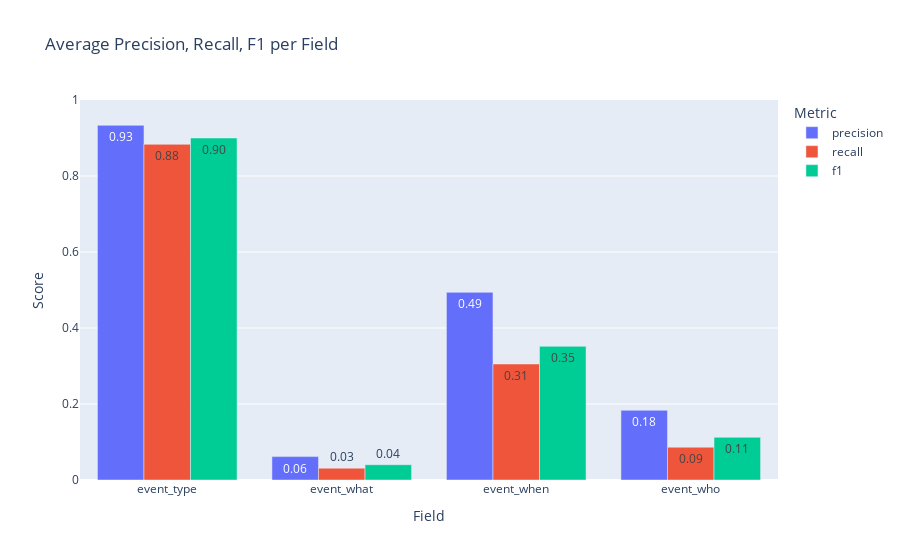
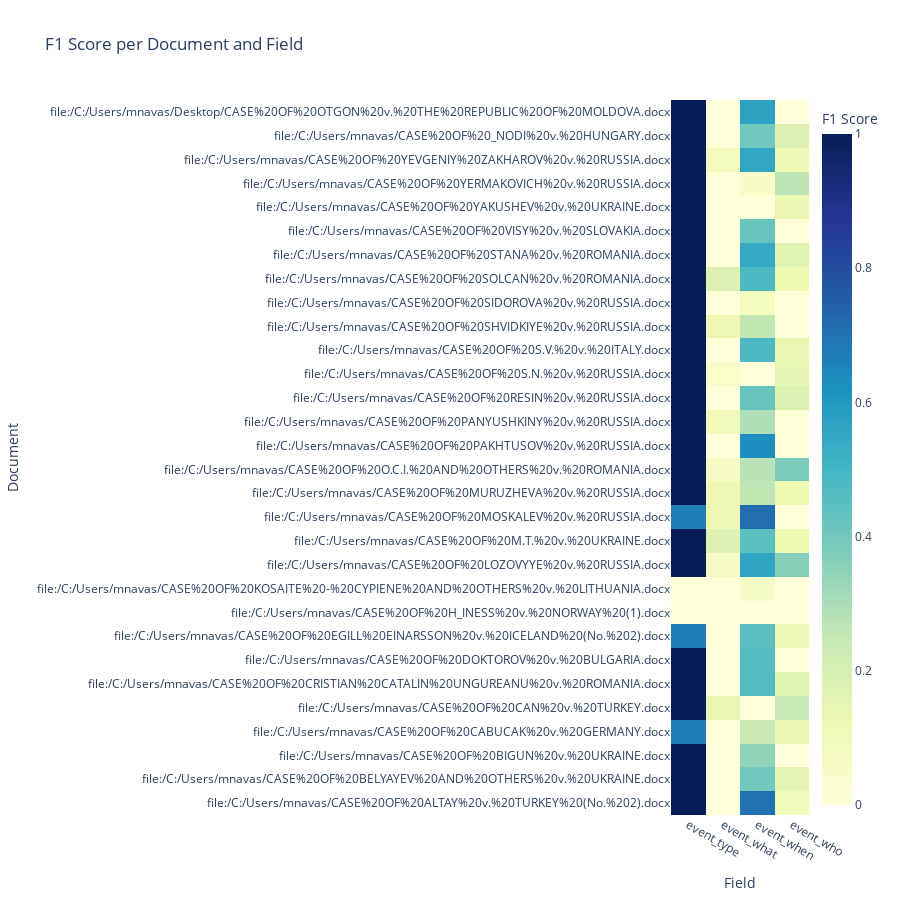
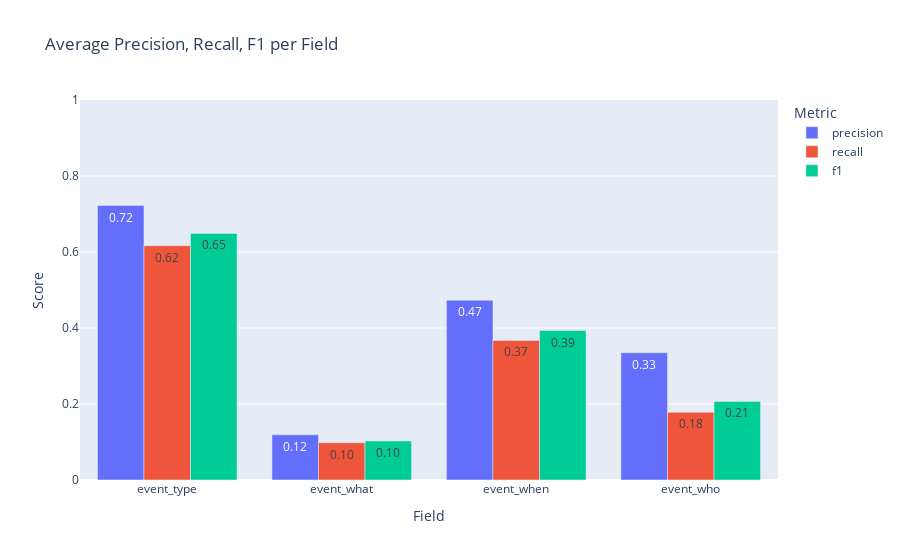
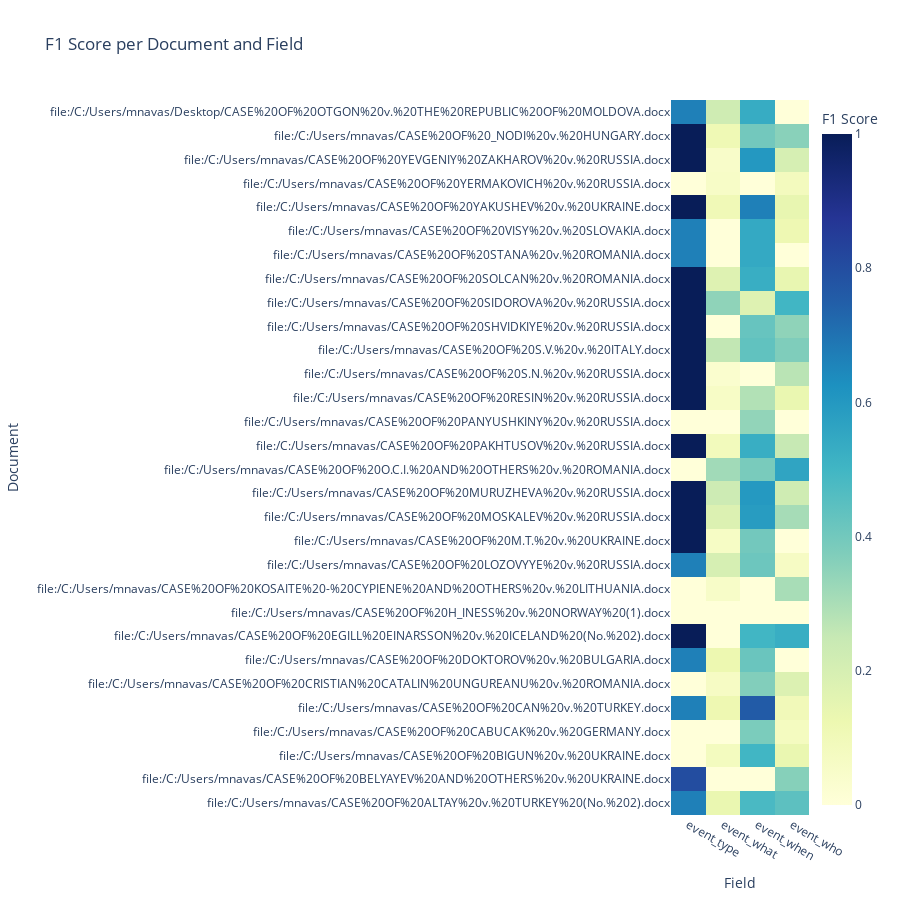

Here is the notebook cell these charts were saved with, in order:
### Code cell
gold_path = "input/gold_standard_events.json"
pred_path = "output/270525/chat_responses_with_instructions.json"
model_names = get_all_model_names(pred_path)

all_results = {}
for model_name in model_names:
    print(f"\n=== Evaluation for model: {model_name} ===")
    results = evaluate(gold_path, pred_path, model_name=model_name)
    all_results[model_name] = results
    for doc, fields in results.items():
        print(f"\nDocument: {doc}")
        for field, scores in fields.items():
            print(f"{field}: P={scores['precision']:.2f} R={scores['recall']:.2f} F1={scores['f1']:.2f} (TP={scores['tp']} FP={scores['fp']} FN={scores['fn']})")
    plot_overview(results)

### Figure 1 — Plotly figure (JSON) as saved in the notebook; plotly's stock layout.template omitted (floating-point values rounded to 4 significant figures)
{"data": [{"alignmentgroup": "True", "hovertemplate": "Metric=precision<br>Field=%{x}<br>Score=%{y}<extra></extra>", "legendgroup": "precision", "marker": {"color": "#636efa", "pattern": {"shape": ""}}, "name": "precision", "offsetgroup": "precision", "orientation": "v", "showlegend": true, "textposition": "auto", "texttemplate": "%{y:.2f}", "type": "bar", "x": ["event_type", "event_what", "event_when", "event_who"], "xaxis": "x", "y": [0.9333, 0.06154, 0.4939, 0.1834], "yaxis": "y"}, {"alignmentgroup": "True", "hovertemplate": "Metric=recall<br>Field=%{x}<br>Score=%{y}<extra></extra>", "legendgroup": "recall", "marker": {"color": "#EF553B", "pattern": {"shape": ""}}, "name": "recall", "offsetgroup": "recall", "orientation": "v", "showlegend": true, "textposition": "auto", "texttemplate": "%{y:.2f}", "type": "bar", "x": ["event_type", "event_what", "event_when", "event_who"], "xaxis": "x", "y": [0.8833, 0.03119, 0.3053, 0.08633], "yaxis": "y"}, {"alignmentgroup": "True", "hovertemplate": "Metric=f1<br>Field=%{x}<br>Score=%{y}<extra></extra>", "legendgroup": "f1", "marker": {"color": "#00cc96", "pattern": {"shape": ""}}, "name": "f1", "offsetgroup": "f1", "orientation": "v", "showlegend": true, "textposition": "auto", "texttemplate": "%{y:.2f}", "type": "bar", "x": ["event_type", "event_what", "event_when", "event_who"], "xaxis": "x", "y": [0.9, 0.0402, 0.3517, 0.1123], "yaxis": "y"}], "layout": {"barmode": "group", "legend": {"title": {"text": "Metric"}, "tracegroupgap": 0}, "title": {"text": "Average Precision, Recall, F1 per Field"}, "xaxis": {"anchor": "y", "domain": [0, 1], "title": {"text": "Field"}}, "yaxis": {"anchor": "x", "domain": [0, 1], "range": [0, 1], "title": {"text": "Score"}}}}

### Figure 2 — Plotly figure (JSON) as saved in the notebook; plotly's stock layout.template omitted (floating-point values rounded to 4 significant figures)
{"data": [{"colorbar": {"title": {"text": "F1 Score"}}, "colorscale": [[0, "rgb(255,255,217)"], [0.125, "rgb(237,248,177)"], [0.25, "rgb(199,233,180)"], [0.375, "rgb(127,205,187)"], [0.5, "rgb(65,182,196)"], [0.625, "rgb(29,145,192)"], [0.75, "rgb(34,94,168)"], [0.875, "rgb(37,52,148)"], [1, "rgb(8,29,88)"]], "hovertemplate": "Document: %{y}<br>Field: %{x}<br>F1: %{z:.2f}<extra></extra>", "text": [["1.0", "0.0", "0.7", "0.11"], ["1.0", "0.0", "0.4", "0.15"], ["1.0", "0.0", "0.35", "0.0"], ["0.67", "0.0", "0.23", "0.14"], ["1.0", "0.14", "0.0", "0.25"], ["1.0", "0.0", "0.47", "0.17"], ["1.0", "0.0", "0.46", "0.0"], ["0.67", "0.0", "0.44", "0.11"], ["0.0", "0.0", "0.0", "0.0"], ["0.0", "0.0", "0.06", "0.0"], ["1.0", "0.07", "0.56", "0.36"], ["1.0", "0.18", "0.44", "0.12"], ["0.67", "0.12", "0.71", "0.0"], ["1.0", "0.12", "0.26", "0.13"], ["1.0", "0.06", "0.28", "0.38"], ["1.0", "0.0", "0.63", "0.0"], ["1.0", "0.1", "0.29", "0.0"], ["1.0", "0.0", "0.42", "0.18"], ["1.0", "0.04", "0.0", "0.15"], ["1.0", "0.0", "0.48", "0.13"], ["1.0", "0.12", "0.26", "0.0"], ["1.0", "0.0", "0.08", "0.0"], ["1.0", "0.18", "0.48", "0.12"], ["1.0", "0.0", "0.55", "0.17"], ["1.0", "0.0", "0.42", "0.0"], ["1.0", "0.0", "0.0", "0.13"], ["1.0", "0.0", "0.05", "0.27"], ["1.0", "0.08", "0.56", "0.11"], ["1.0", "0.0", "0.4", "0.18"], ["1.0", "0.0", "0.57", "0.0"]], "type": "heatmap", "x": ["event_type", "event_what", "event_when", "event_who"], "y": ["file:/C:/Users/mnavas/CASE%20OF%20ALTAY%20v.%20TURKEY%20(No.%202).docx", "file:/C:/Users/mnavas/CASE%20OF%20BELYAYEV%20AND%20OTHERS%20v.%20UKRAINE.docx", "file:/C:/Users/mnavas/CASE%20OF%20BIGUN%20v.%20UKRAINE.docx", "file:/C:/Users/mnavas/CASE%20OF%20CABUCAK%20v.%20GERMANY.docx", "file:/C:/Users/mnavas/CASE%20OF%20CAN%20v.%20TURKEY.docx", "file:/C:/Users/mnavas/CASE%20OF%20CRISTIAN%20CATALIN%20UNGUREANU%20v.%20ROMANIA.docx", "file:/C:/Users/mnavas/CASE%20OF%20DOKTOROV%20v.%20BULGARIA.docx", "file:/C:/Users/mnavas/CASE%20OF%20EGILL%20EINARSSON%20v.%20ICELAND%20(No.%202).docx", "file:/C:/Users/mnavas/CASE%20OF%20H_INESS%20v.%20NORWAY%20(1).docx", "file:/C:/Users/mnavas/CASE%20OF%20KOSAITE%20-%20CYPIENE%20AND%20OTHERS%20v.%20LITHUANIA.docx", "file:/C:/Users/mnavas/CASE%20OF%20LOZOVYYE%20v.%20RUSSIA.docx", "file:/C:/Users/mnavas/CASE%20OF%20M.T.%20v.%20UKRAINE.docx", "file:/C:/Users/mnavas/CASE%20OF%20MOSKALEV%20v.%20RUSSIA.docx", "file:/C:/Users/mnavas/CASE%20OF%20MURUZHEVA%20v.%20RUSSIA.docx", "file:/C:/Users/mnavas/CASE%20OF%20O.C.I.%20AND%20OTHERS%20v.%20ROMANIA.docx", "file:/C:/Users/mnavas/CASE%20OF%20PAKHTUSOV%20v.%20RUSSIA.docx", "file:/C:/Users/mnavas/CASE%20OF%20PANYUSHKINY%20v.%20RUSSIA.docx", "file:/C:/Users/mnavas/CASE%20OF%20RESIN%20v.%20RUSSIA.docx", "file:/C:/Users/mnavas/CASE%20OF%20S.N.%20v.%20RUSSIA.docx", "file:/C:/Users/mnavas/CASE%20OF%20S.V.%20v.%20ITALY.docx", "file:/C:/Users/mnavas/CASE%20OF%20SHVIDKIYE%20v.%20RUSSIA.docx", "file:/C:/Users/mnavas/CASE%20OF%20SIDOROVA%20v.%20RUSSIA.docx", "file:/C:/Users/mnavas/CASE%20OF%20SOLCAN%20v.%20ROMANIA.docx", "file:/C:/Users/mnavas/CASE%20OF%20STANA%20v.%20ROMANIA.docx", "file:/C:/Users/mnavas/CASE%20OF%20VISY%20v.%20SLOVAKIA.docx", "file:/C:/Users/mnavas/CASE%20OF%20YAKUSHEV%20v.%20UKRAINE.docx", "file:/C:/Users/mnavas/CASE%20OF%20YERMAKOVICH%20v.%20RUSSIA.docx", "file:/C:/Users/mnavas/CASE%20OF%20YEVGENIY%20ZAKHAROV%20v.%20RUSSIA.docx", "file:/C:/Users/mnavas/CASE%20OF%20_NODI%20v.%20HUNGARY.docx", "file:/C:/Users/mnavas/Desktop/CASE%20OF%20OTGON%20v.%20THE%20REPUBLIC%20OF%20MOLDOVA.docx"], "z": [[1.0, 0.0, 0.7, 0.1053], [1.0, 0.0, 0.4, 0.1538], [1.0, 0.0, 0.3478, 0.0], [0.6667, 0.0, 0.2326, 0.1379], [1.0, 0.1379, 0.0, 0.25], [1.0, 0.0, 0.4667, 0.1667], [1.0, 0.0, 0.4615, 0.0], [0.6667, 0.0, 0.4444, 0.1111], [0.0, 0.0, 0.0, 0.0], [0.0, 0.0, 0.06061, 0.0], [1.0, 0.07143, 0.56, 0.3636], [1.0, 0.1818, 0.4444, 0.125], [0.6667, 0.1176, 0.7143, 0.0], [1.0, 0.1176, 0.2609, 0.125], [1.0, 0.05882, 0.2759, 0.381], [1.0, 0.0, 0.6316, 0.0], [1.0, 0.09756, 0.2941, 0.0], [1.0, 0.0, 0.4211, 0.1818], [1.0, 0.04, 0.0, 0.15], [1.0, 0.0, 0.4762, 0.1333], [1.0, 0.1212, 0.2581, 0.0], [1.0, 0.0, 0.08, 0.0], [1.0, 0.1818, 0.4762, 0.125], [1.0, 0.0, 0.5455, 0.1667], [1.0, 0.0, 0.4211, 0.0], [1.0, 0.0, 0.0, 0.1333], [1.0, 0.0, 0.05263, 0.2667], [1.0, 0.08, 0.5556, 0.1111], [1.0, 0.0, 0.4, 0.1818], [1.0, 0.0, 0.5714, 0.0]], "zmax": 1, "zmin": 0}], "layout": {"height": 900, "title": {"text": "F1 Score per Document and Field"}, "xaxis": {"title": {"text": "Field"}}, "yaxis": {"title": {"text": "Document"}}}}

### Figure 3 — Plotly figure (JSON) as saved in the notebook; plotly's stock layout.template omitted (floating-point values rounded to 4 significant figures)
{"data": [{"alignmentgroup": "True", "hovertemplate": "Metric=precision<br>Field=%{x}<br>Score=%{y}<extra></extra>", "legendgroup": "precision", "marker": {"color": "#636efa", "pattern": {"shape": ""}}, "name": "precision", "offsetgroup": "precision", "orientation": "v", "showlegend": true, "textposition": "auto", "texttemplate": "%{y:.2f}", "type": "bar", "x": ["event_type", "event_what", "event_when", "event_who"], "xaxis": "x", "y": [0.7222, 0.1188, 0.4732, 0.3349], "yaxis": "y"}, {"alignmentgroup": "True", "hovertemplate": "Metric=recall<br>Field=%{x}<br>Score=%{y}<extra></extra>", "legendgroup": "recall", "marker": {"color": "#EF553B", "pattern": {"shape": ""}}, "name": "recall", "offsetgroup": "recall", "orientation": "v", "showlegend": true, "textposition": "auto", "texttemplate": "%{y:.2f}", "type": "bar", "x": ["event_type", "event_what", "event_when", "event_who"], "xaxis": "x", "y": [0.6167, 0.09817, 0.3674, 0.178], "yaxis": "y"}, {"alignmentgroup": "True", "hovertemplate": "Metric=f1<br>Field=%{x}<br>Score=%{y}<extra></extra>", "legendgroup": "f1", "marker": {"color": "#00cc96", "pattern": {"shape": ""}}, "name": "f1", "offsetgroup": "f1", "orientation": "v", "showlegend": true, "textposition": "auto", "texttemplate": "%{y:.2f}", "type": "bar", "x": ["event_type", "event_what", "event_when", "event_who"], "xaxis": "x", "y": [0.6489, 0.1026, 0.3933, 0.2069], "yaxis": "y"}], "layout": {"barmode": "group", "legend": {"title": {"text": "Metric"}, "tracegroupgap": 0}, "title": {"text": "Average Precision, Recall, F1 per Field"}, "xaxis": {"anchor": "y", "domain": [0, 1], "title": {"text": "Field"}}, "yaxis": {"anchor": "x", "domain": [0, 1], "range": [0, 1], "title": {"text": "Score"}}}}

### Figure 4 — Plotly figure (JSON) as saved in the notebook; plotly's stock layout.template omitted (floating-point values rounded to 4 significant figures)
{"data": [{"colorbar": {"title": {"text": "F1 Score"}}, "colorscale": [[0, "rgb(255,255,217)"], [0.125, "rgb(237,248,177)"], [0.25, "rgb(199,233,180)"], [0.375, "rgb(127,205,187)"], [0.5, "rgb(65,182,196)"], [0.625, "rgb(29,145,192)"], [0.75, "rgb(34,94,168)"], [0.875, "rgb(37,52,148)"], [1, "rgb(8,29,88)"]], "hovertemplate": "Document: %{y}<br>Field: %{x}<br>F1: %{z:.2f}<extra></extra>", "text": [["0.67", "0.13", "0.48", "0.44"], ["0.8", "0.0", "0.0", "0.36"], ["0.0", "0.08", "0.5", "0.13"], ["0.0", "0.0", "0.38", "0.08"], ["0.67", "0.12", "0.76", "0.1"], ["0.0", "0.06", "0.37", "0.18"], ["0.67", "0.12", "0.42", "0.0"], ["1.0", "0.0", "0.5", "0.53"], ["0.0", "0.0", "0.0", "0.0"], ["0.0", "0.05", "0.0", "0.3"], ["0.67", "0.2", "0.41", "0.06"], ["1.0", "0.06", "0.4", "0.0"], ["1.0", "0.18", "0.59", "0.31"], ["1.0", "0.23", "0.6", "0.22"], ["0.0", "0.32", "0.39", "0.56"], ["1.0", "0.09", "0.53", "0.25"], ["0.0", "0.0", "0.34", "0.0"], ["1.0", "0.06", "0.29", "0.13"], ["1.0", "0.03", "0.0", "0.27"], ["1.0", "0.26", "0.43", "0.37"], ["1.0", "0.0", "0.42", "0.35"], ["1.0", "0.35", "0.17", "0.5"], ["1.0", "0.17", "0.53", "0.14"], ["0.67", "0.0", "0.55", "0.0"], ["0.67", "0.0", "0.55", "0.12"], ["1.0", "0.11", "0.67", "0.14"], ["0.0", "0.06", "0.0", "0.08"], ["1.0", "0.05", "0.6", "0.2"], ["1.0", "0.11", "0.4", "0.36"], ["0.67", "0.22", "0.53", "0.0"]], "type": "heatmap", "x": ["event_type", "event_what", "event_when", "event_who"], "y": ["file:/C:/Users/mnavas/CASE%20OF%20ALTAY%20v.%20TURKEY%20(No.%202).docx", "file:/C:/Users/mnavas/CASE%20OF%20BELYAYEV%20AND%20OTHERS%20v.%20UKRAINE.docx", "file:/C:/Users/mnavas/CASE%20OF%20BIGUN%20v.%20UKRAINE.docx", "file:/C:/Users/mnavas/CASE%20OF%20CABUCAK%20v.%20GERMANY.docx", "file:/C:/Users/mnavas/CASE%20OF%20CAN%20v.%20TURKEY.docx", "file:/C:/Users/mnavas/CASE%20OF%20CRISTIAN%20CATALIN%20UNGUREANU%20v.%20ROMANIA.docx", "file:/C:/Users/mnavas/CASE%20OF%20DOKTOROV%20v.%20BULGARIA.docx", "file:/C:/Users/mnavas/CASE%20OF%20EGILL%20EINARSSON%20v.%20ICELAND%20(No.%202).docx", "file:/C:/Users/mnavas/CASE%20OF%20H_INESS%20v.%20NORWAY%20(1).docx", "file:/C:/Users/mnavas/CASE%20OF%20KOSAITE%20-%20CYPIENE%20AND%20OTHERS%20v.%20LITHUANIA.docx", "file:/C:/Users/mnavas/CASE%20OF%20LOZOVYYE%20v.%20RUSSIA.docx", "file:/C:/Users/mnavas/CASE%20OF%20M.T.%20v.%20UKRAINE.docx", "file:/C:/Users/mnavas/CASE%20OF%20MOSKALEV%20v.%20RUSSIA.docx", "file:/C:/Users/mnavas/CASE%20OF%20MURUZHEVA%20v.%20RUSSIA.docx", "file:/C:/Users/mnavas/CASE%20OF%20O.C.I.%20AND%20OTHERS%20v.%20ROMANIA.docx", "file:/C:/Users/mnavas/CASE%20OF%20PAKHTUSOV%20v.%20RUSSIA.docx", "file:/C:/Users/mnavas/CASE%20OF%20PANYUSHKINY%20v.%20RUSSIA.docx", "file:/C:/Users/mnavas/CASE%20OF%20RESIN%20v.%20RUSSIA.docx", "file:/C:/Users/mnavas/CASE%20OF%20S.N.%20v.%20RUSSIA.docx", "file:/C:/Users/mnavas/CASE%20OF%20S.V.%20v.%20ITALY.docx", "file:/C:/Users/mnavas/CASE%20OF%20SHVIDKIYE%20v.%20RUSSIA.docx", "file:/C:/Users/mnavas/CASE%20OF%20SIDOROVA%20v.%20RUSSIA.docx", "file:/C:/Users/mnavas/CASE%20OF%20SOLCAN%20v.%20ROMANIA.docx", "file:/C:/Users/mnavas/CASE%20OF%20STANA%20v.%20ROMANIA.docx", "file:/C:/Users/mnavas/CASE%20OF%20VISY%20v.%20SLOVAKIA.docx", "file:/C:/Users/mnavas/CASE%20OF%20YAKUSHEV%20v.%20UKRAINE.docx", "file:/C:/Users/mnavas/CASE%20OF%20YERMAKOVICH%20v.%20RUSSIA.docx", "file:/C:/Users/mnavas/CASE%20OF%20YEVGENIY%20ZAKHAROV%20v.%20RUSSIA.docx", "file:/C:/Users/mnavas/CASE%20OF%20_NODI%20v.%20HUNGARY.docx", "file:/C:/Users/mnavas/Desktop/CASE%20OF%20OTGON%20v.%20THE%20REPUBLIC%20OF%20MOLDOVA.docx"], "z": [[0.6667, 0.1333, 0.4828, 0.4444], [0.8, 0.0, 0.0, 0.3636], [0.0, 0.08, 0.5, 0.1333], [0.0, 0.0, 0.383, 0.07692], [0.6667, 0.1212, 0.7586, 0.1], [0.0, 0.06452, 0.3704, 0.1818], [0.6667, 0.125, 0.4167, 0.0], [1.0, 0.0, 0.5, 0.5263], [0.0, 0.0, 0.0, 0.0], [0.0, 0.05263, 0.0, 0.303], [0.6667, 0.2, 0.4118, 0.06452], [1.0, 0.0625, 0.4, 0.0], [1.0, 0.1818, 0.5882, 0.3077], [1.0, 0.2295, 0.5965, 0.2222], [0.0, 0.3158, 0.3871, 0.56], [1.0, 0.09091, 0.5263, 0.25], [0.0, 0.0, 0.3429, 0.0], [1.0, 0.05882, 0.2857, 0.1333], [1.0, 0.03448, 0.0, 0.2727], [1.0, 0.2581, 0.4348, 0.375], [1.0, 0.0, 0.4242, 0.3478], [1.0, 0.3478, 0.1739, 0.5], [1.0, 0.1739, 0.5263, 0.1429], [0.6667, 0.0, 0.5455, 0.0], [0.6667, 0.0, 0.5455, 0.1176], [1.0, 0.1053, 0.6667, 0.1429], [0.0, 0.05714, 0.0, 0.08333], [1.0, 0.05128, 0.6, 0.2], [1.0, 0.1111, 0.4, 0.3571], [0.6667, 0.2222, 0.5333, 0.0]], "zmax": 1, "zmin": 0}], "layout": {"height": 900, "title": {"text": "F1 Score per Document and Field"}, "xaxis": {"title": {"text": "Field"}}, "yaxis": {"title": {"text": "Document"}}}}
